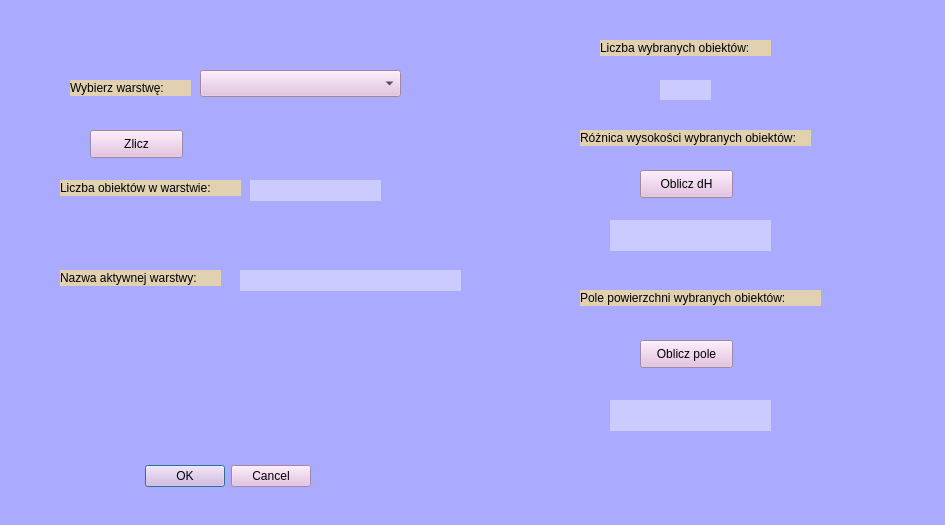
<?xml version="1.0" encoding="UTF-8"?>
<ui version="4.0">
 <class>Wtyczka_Projekt3DialogBase</class>
 <widget class="QDialog" name="Wtyczka_Projekt3DialogBase">
  <property name="geometry">
   <rect>
    <x>0</x>
    <y>0</y>
    <width>945</width>
    <height>525</height>
   </rect>
  </property>
  <property name="windowTitle">
   <string>Wtyczka_Projekt</string>
  </property>
  <property name="styleSheet">
   <string notr="true">font: 75 8pt &quot;MS Shell Dlg 2&quot;;
background-color: rgb(170, 170, 255);</string>
  </property>
  <widget class="QDialogButtonBox" name="button_box">
   <property name="geometry">
    <rect>
     <x>100</x>
     <y>460</y>
     <width>211</width>
     <height>32</height>
    </rect>
   </property>
   <property name="styleSheet">
    <string notr="true">background-color: rgb(227, 187, 224);</string>
   </property>
   <property name="orientation">
    <enum>Qt::Horizontal</enum>
   </property>
   <property name="standardButtons">
    <set>QDialogButtonBox::Cancel|QDialogButtonBox::Ok</set>
   </property>
  </widget>
  <widget class="QLabel" name="label_wynik">
   <property name="geometry">
    <rect>
     <x>250</x>
     <y>180</y>
     <width>131</width>
     <height>21</height>
    </rect>
   </property>
   <property name="styleSheet">
    <string notr="true">background-color: rgb(203, 203, 255);</string>
   </property>
   <property name="text">
    <string/>
   </property>
  </widget>
  <widget class="QPushButton" name="pushButton_zlicz">
   <property name="geometry">
    <rect>
     <x>90</x>
     <y>130</y>
     <width>93</width>
     <height>28</height>
    </rect>
   </property>
   <property name="styleSheet">
    <string notr="true">background-color: rgb(227, 187, 224);</string>
   </property>
   <property name="text">
    <string>Zlicz</string>
   </property>
  </widget>
  <widget class="QLabel" name="label_wybor_warstwa">
   <property name="geometry">
    <rect>
     <x>70</x>
     <y>80</y>
     <width>121</width>
     <height>16</height>
    </rect>
   </property>
   <property name="styleSheet">
    <string notr="true">background-color: rgb(225, 209, 177);</string>
   </property>
   <property name="text">
    <string>Wybierz warstwę:</string>
   </property>
  </widget>
  <widget class="QLabel" name="label_lb_obiektow">
   <property name="geometry">
    <rect>
     <x>60</x>
     <y>180</y>
     <width>181</width>
     <height>16</height>
    </rect>
   </property>
   <property name="styleSheet">
    <string notr="true">background-color: rgb(225, 209, 177);</string>
   </property>
   <property name="text">
    <string>Liczba obiektów w warstwie:</string>
   </property>
  </widget>
  <widget class="QgsMapLayerComboBox" name="mMapLayerComboBox">
   <property name="geometry">
    <rect>
     <x>200</x>
     <y>70</y>
     <width>201</width>
     <height>27</height>
    </rect>
   </property>
   <property name="styleSheet">
    <string notr="true">background-color: rgb(227, 187, 224);</string>
   </property>
  </widget>
  <widget class="QLabel" name="label_aktywna_warstwa">
   <property name="geometry">
    <rect>
     <x>60</x>
     <y>270</y>
     <width>161</width>
     <height>16</height>
    </rect>
   </property>
   <property name="styleSheet">
    <string notr="true">background-color: rgb(225, 209, 177);</string>
   </property>
   <property name="text">
    <string>Nazwa aktywnej warstwy:</string>
   </property>
  </widget>
  <widget class="QLabel" name="label_wynik_aktywna">
   <property name="geometry">
    <rect>
     <x>240</x>
     <y>270</y>
     <width>221</width>
     <height>21</height>
    </rect>
   </property>
   <property name="styleSheet">
    <string notr="true">background-color: rgb(203, 203, 255);</string>
   </property>
   <property name="text">
    <string/>
   </property>
  </widget>
  <widget class="QLabel" name="label_dH">
   <property name="geometry">
    <rect>
     <x>580</x>
     <y>130</y>
     <width>231</width>
     <height>16</height>
    </rect>
   </property>
   <property name="styleSheet">
    <string notr="true">background-color: rgb(225, 209, 177);</string>
   </property>
   <property name="text">
    <string>Różnica wysokości wybranych obiektów:</string>
   </property>
  </widget>
  <widget class="QLabel" name="label_wynik_dH">
   <property name="geometry">
    <rect>
     <x>610</x>
     <y>220</y>
     <width>161</width>
     <height>31</height>
    </rect>
   </property>
   <property name="styleSheet">
    <string notr="true">background-color: rgb(203, 203, 255);</string>
   </property>
   <property name="text">
    <string/>
   </property>
  </widget>
  <widget class="QPushButton" name="pushButton_dH">
   <property name="geometry">
    <rect>
     <x>640</x>
     <y>170</y>
     <width>93</width>
     <height>28</height>
    </rect>
   </property>
   <property name="styleSheet">
    <string notr="true">background-color: rgb(227, 187, 224);</string>
   </property>
   <property name="text">
    <string>Oblicz dH</string>
   </property>
  </widget>
  <widget class="QLabel" name="label_p">
   <property name="geometry">
    <rect>
     <x>580</x>
     <y>290</y>
     <width>241</width>
     <height>16</height>
    </rect>
   </property>
   <property name="styleSheet">
    <string notr="true">background-color: rgb(225, 209, 177);</string>
   </property>
   <property name="text">
    <string>Pole powierzchni wybranych obiektów:</string>
   </property>
  </widget>
  <widget class="QPushButton" name="pushButton_pole">
   <property name="geometry">
    <rect>
     <x>640</x>
     <y>340</y>
     <width>93</width>
     <height>28</height>
    </rect>
   </property>
   <property name="styleSheet">
    <string notr="true">background-color: rgb(227, 187, 224);</string>
   </property>
   <property name="text">
    <string>Oblicz pole</string>
   </property>
  </widget>
  <widget class="QLabel" name="label_wynik_p">
   <property name="geometry">
    <rect>
     <x>610</x>
     <y>400</y>
     <width>161</width>
     <height>31</height>
    </rect>
   </property>
   <property name="styleSheet">
    <string notr="true">background-color: rgb(203, 203, 255);</string>
   </property>
   <property name="text">
    <string/>
   </property>
  </widget>
  <widget class="QLabel" name="label">
   <property name="geometry">
    <rect>
     <x>600</x>
     <y>40</y>
     <width>171</width>
     <height>16</height>
    </rect>
   </property>
   <property name="styleSheet">
    <string notr="true">background-color: rgb(225, 209, 177);</string>
   </property>
   <property name="text">
    <string>Liczba wybranych obiektów:</string>
   </property>
  </widget>
  <widget class="QLabel" name="label_lb_ob">
   <property name="geometry">
    <rect>
     <x>660</x>
     <y>80</y>
     <width>51</width>
     <height>20</height>
    </rect>
   </property>
   <property name="styleSheet">
    <string notr="true">background-color: rgb(203, 203, 255);</string>
   </property>
   <property name="text">
    <string/>
   </property>
  </widget>
 </widget>
 <customwidgets>
  <customwidget>
   <class>QgsMapLayerComboBox</class>
   <extends>QComboBox</extends>
   <header>qgsmaplayercombobox.h</header>
  </customwidget>
 </customwidgets>
 <resources/>
 <connections>
  <connection>
   <sender>button_box</sender>
   <signal>accepted()</signal>
   <receiver>Wtyczka_Projekt3DialogBase</receiver>
   <slot>accept()</slot>
   <hints>
    <hint type="sourcelabel">
     <x>20</x>
     <y>20</y>
    </hint>
    <hint type="destinationlabel">
     <x>20</x>
     <y>20</y>
    </hint>
   </hints>
  </connection>
  <connection>
   <sender>button_box</sender>
   <signal>rejected()</signal>
   <receiver>Wtyczka_Projekt3DialogBase</receiver>
   <slot>reject()</slot>
   <hints>
    <hint type="sourcelabel">
     <x>20</x>
     <y>20</y>
    </hint>
    <hint type="destinationlabel">
     <x>20</x>
     <y>20</y>
    </hint>
   </hints>
  </connection>
 </connections>
</ui>
